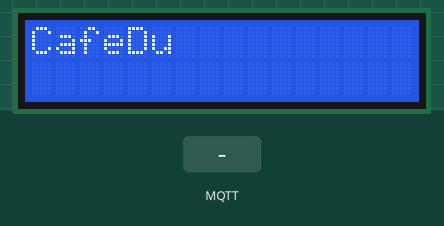
Bench run of a sketch on a simulated Arduino Uno, built with avr-gcc and run on an emulated ATmega328P. Shown: 16×2 character LCD. Inputs (shaded band) come from the test bench. WiFi joins after 1.5 s; servers stay silent unless stated; no MQTT or app messages arrive unless stated; what the sketch prints to the serial monitor is not drawn.

Above: at 2.7 s.
2.8 s: MQTT message "1" arrives on the first subscribed topic
At 3.41 s:
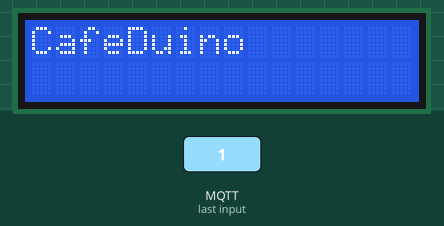
6.9 s: MQTT message "0" arrives on the first subscribed topic
At 7.11 s:
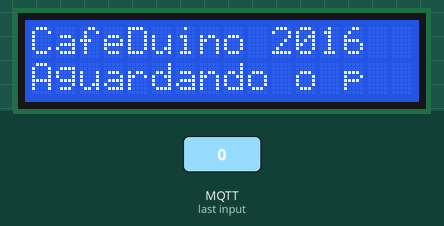
19.0 s: MQTT message "2" arrives on the first subscribed topic
At 25.9 s:
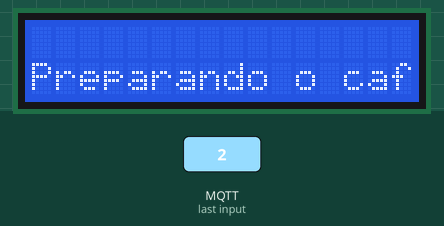

The sketch:

Arduino.ino.ino
```cpp
#include <UIPEthernet.h>
#include <PubSubClient.h>
#include <LiquidCrystal.h>

// Update these with values suitable for your network.
byte mac[6]    = {
  0xDE, 0xED, 0xBA, 0xFE, 0xFE, 0xED };

const char* MQTT_SERVER = "192.168.0.7";
EthernetClient ethClient;
PubSubClient client(ethClient);
boolean botao = 8;

LiquidCrystal lcd(7, 6, 5, 4, 3, 2);

String user ="CafeDuino 2016";
String msg = "Aguardando o pedido,";

void callback(char* topic, byte* payload, unsigned int length) {
//  for (int i = 0; i < length; i++) {
//    Serial.print((char)payload[i]);
//    msg = msg + (char)payload[i];
//  }
//
//  Serial.println();

  lcd.setCursor(0, 1);
  lcd.print("Preparando o cafe, aguarde!");
  msg = "Aguardando o pedido,";

  Serial.println(msg);
  delay(5000);
}

void setup()
{
  Serial.begin(9600);
  Ethernet.begin(mac);
  lcd.begin(16,2);
  pinMode ( botao , INPUT_PULLUP);

  client.setServer(MQTT_SERVER, 1883);
  client.setCallback(callback);
}

void reconnect() {
  // Loop until we're reconnected
  while (!client.connected()) {
    // Attempt to connect
    if (client.connect("ARDUINAO")) {
      Serial.println("connected");
      // Once connected, publish an announcement...
      client.publish("teste", "arduino conectado");
      // ... and resubscribe
      client.subscribe("teste");
    } else {
      Serial.print("failed, rc=");
      Serial.print(client.state());
      Serial.println(" try again in 5 seconds");
      // Wait 5 seconds before retrying
      delay(5000);
    }
  }
}

void loop()
{
  if (!client.connected()) {
    reconnect();
  }
  client.loop();

  unsigned int i=0;
  // set the cursor to (0,0):
  lcd.setCursor(0, 0);

  while(user[i]!='\0'){
    lcd.print(user[i]);

    if(i>=14)
    {
      lcd.command(0x18); //Scrolling text to Right
    }
    delay(200);
    i++;
  }

  unsigned int j=0;
  // set the cursor to (0,0):
  lcd.setCursor(0, 1);

  while(msg[j]!='\0'){
    lcd.print(msg[j]);

    if(j>=14)
    {
      lcd.command(0x18); //Scrolling text to Right
    }
    delay(200);
    j++;
  }
  // clear screen for the next loop:
  lcd.clear();
  Serial.print('limpou lcd');

  // MQTT client loop processing
  client.loop();
}
```

Measured:
- after the input at 19.0 s, the display: first differs from a run without the input after 6.2 s (image 3)
- what the display in image 1 shows lasts 0.4 s, from 3.2 s to 3.6 s
